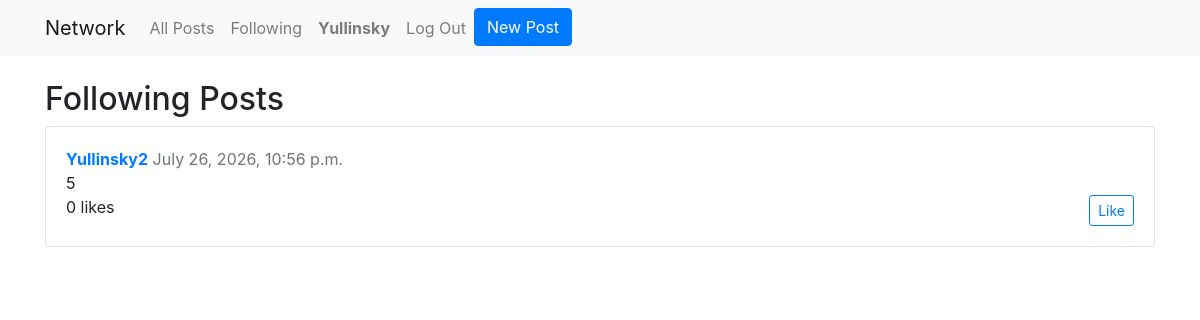
Page /following (signed in) on the earlier database version.
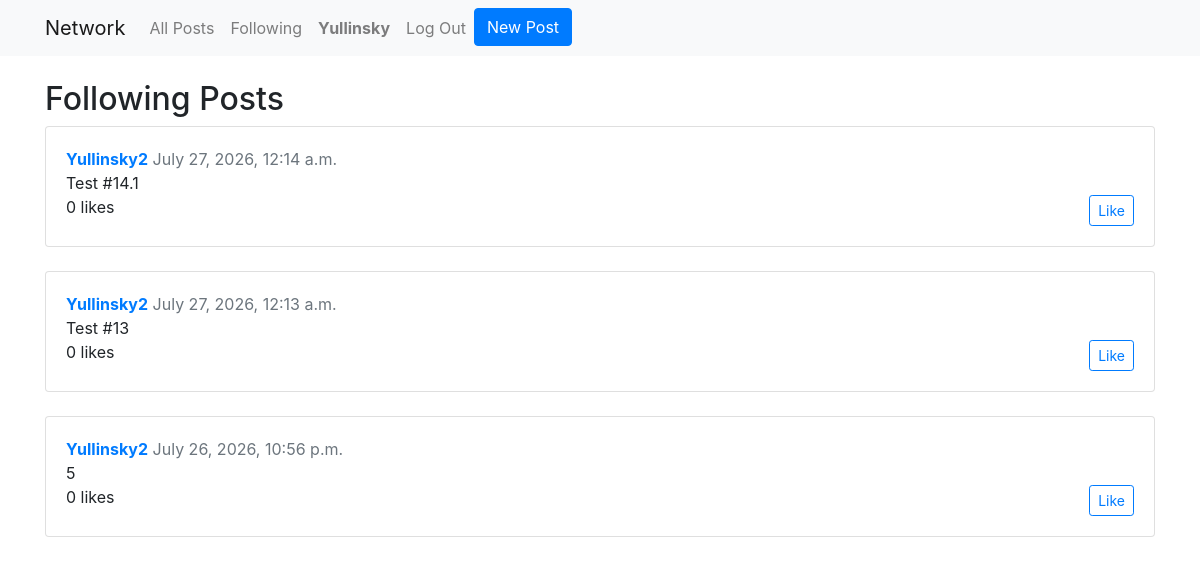
Same page on the later database version.
### network/models.py (models this page shows, shortened)
class Post(models.Model):
    body = models.TextField(max_length=640)
    date_time = models.DateTimeField(auto_now_add=True)
    user = models.ForeignKey(User, on_delete=models.CASCADE)
    likes = models.ManyToManyField(User, related_name="liked_posts", blank=True)
    def total_likes(self):
        return self.likes.count()

class User(AbstractUser):
    pass

### network/views.py (the view)
# urls.py: path("following", views.following, name="following"),
@login_required
def following(request):
    following_users = Follow.objects.filter(follower=request.user).values_list('followed', flat=True)
    posts = Post.objects.filter(user__in=following_users).order_by('-date_time')
    page_obj = paginate(request, posts)
    return render(request, "network/following.html", {"page_obj": page_obj})

### network/helpers.py (called while the page is built)
def paginate(request, queryset, per_page=10):
    paginator = Paginator(queryset, per_page)
    page_number = request.GET.get('page')
    return paginator.get_page(page_number)

### network/templates/network/following.html
{% extends "network/layout.html" %}
{% block body %}
    <h2>Following Posts</h2>
    {% if not user.is_authenticated %}
        <div class="alert alert-warning">Please log in to see posts from users you follow.</div>
    {% else %}
        {% include "network/posts_list.html" %}
    {% endif %}
{% endblock %}

### network/templates/network/posts_list.html (shortened to what this page needs)
{% for post in page_obj %}
    <div class="post card mb-4" id="post-{{  post.id  }}">
        <div class="card-body">
            <div class="post-header">
                <a href="{% url 'profile' post.user.username %}"><strong>{{  post.user.username  }}</strong><a>
                <span class="text-muted" id="timestamp-{{ post.id }}"> {{ post.date_time|date:"F j, Y, g:i a" }}</span>
            </div>
            <div class="post-body" id="content-{{ post.id }}">{{ post.body|linebreaksbr }}</div>
            <div class="post-footer">
                <span id="likes-count-{{  post.id  }}">{{ post.total_likes }} </span> likes
                {% if user.is_authenticated %}
                    <button onclick="toggleLike({{  post.id  }})" id="like-btn-{{  post.id  }}" class="btn btn-sm btn-outline-primary float-right">
                        {% if user in post.likes.all %}
                            Unlike
                        {% else %}
                            Like
                        {% endif %}
                    </button>
                {% endif %}
            </div>
        </div>
    </div>
{% empty %}
    <p>No posts yet. Be the first to post!</p>
{% endfor %}

Differences in the rows shown:
added Post: user.username "Yullinsky2", date_time "July 27, 2026, 12:14 a.m.", body "Test #14.1", total_likes "0", shows "Like"
added Post: user.username "Yullinsky2", date_time "July 27, 2026, 12:13 a.m.", body "Test #13", total_likes "0", shows "Like"
